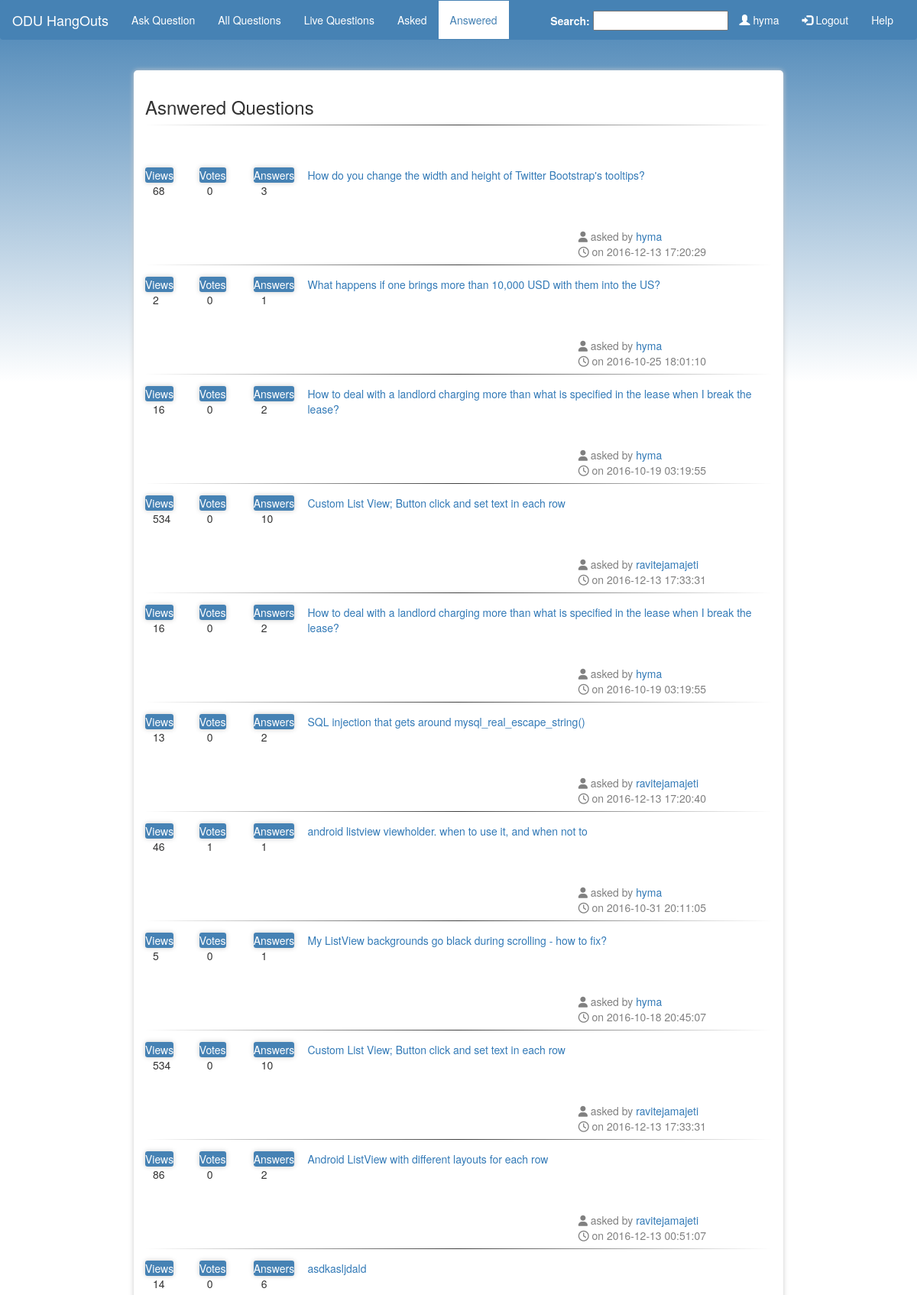
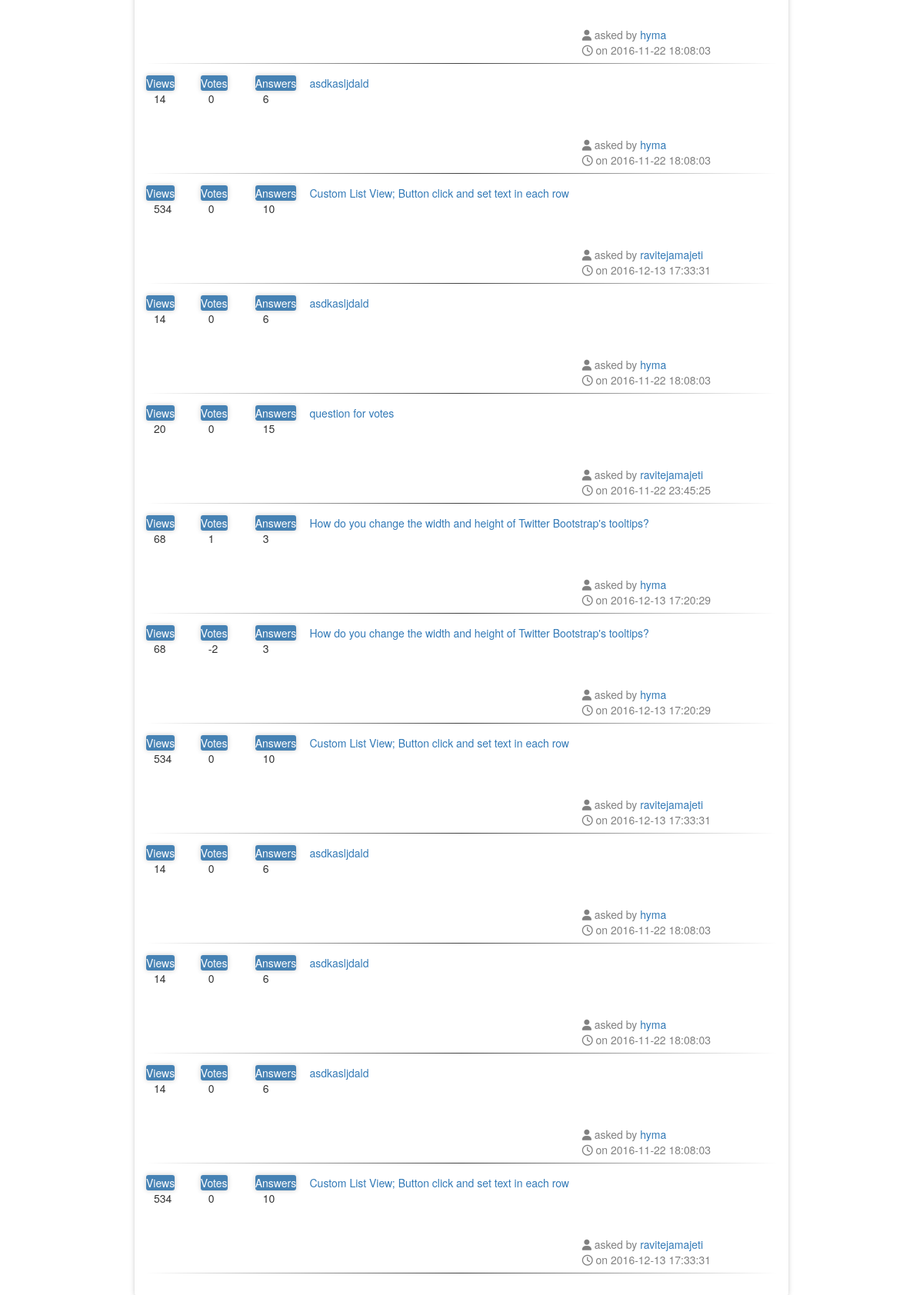
Page /my_answers.php (signed in) on the committed database (2 pictures, top to bottom).
### tables this page shows
CREATE TABLE `answers` (
  `aid` int(20) NOT NULL,
  `qid` int(20) NOT NULL,
  `answered_user` varchar(20) NOT NULL,
  `answer` text NOT NULL,
  `marked` tinyint(1) NOT NULL,
  `a_created` timestamp NOT NULL DEFAULT CURRENT_TIMESTAMP ON UPDATE CURRENT_TIMESTAMP,
  `votes` int(11) NOT NULL DEFAULT '0'
);

CREATE TABLE `questions` (
  `qid` int(20) NOT NULL,
  `qnd_user` varchar(20) NOT NULL,
  `question_title` text NOT NULL,
  `question` longtext NOT NULL,
  `views` int(11) DEFAULT NULL,
  `q_created` timestamp NOT NULL DEFAULT CURRENT_TIMESTAMP,
  `votes` int(11) NOT NULL DEFAULT '0',
  `freeze` tinyint(1) NOT NULL DEFAULT '0',
  `tags` varchar(100) NOT NULL
);

### my_answers.php (the view, shortened to what this page needs)
<html>
    <head>
        <?php include 'header.php' ?>
    </head>
    <body>
        <?php include 'config.php'; include 'db_connect.php'; include 'navbar.php'; ?>
        <div class="container">
            <h3>Asnwered Questions</h3>
            <hr>
            <br><br>
            <?php
                $query = "SELECT * from questions, answers where answers.qid = questions.qid and answered_user = '".mysqli_real_escape_string($link, $_SESSION['username'])."'";
                if($result = mysqli_query($link, $query)) {
                    while($row = mysqli_fetch_array($result)) {
                        $query_answers = "SELECT count(*) from answers where qid = '".$row['qid']."'";
                        $result_answers = mysqli_query($link, $query_answers);
                        $row_answers = mysqli_fetch_array($result_answers);
                ?>
                        <div class='row'>
                        <div class ='col-md-1'>
                        <span style="background-color: #4682B4; color:white; text-align: center;  border-radius: 3px; box-shadow: 0 0 6px #ccc;">Views</span><br>
                        <span style="position:relative; left:10px;"> <?php echo $row['views']; ?></span>
                        </div>
                        <div class ='col-md-1'>
                        <span style="background-color: #4682B4; color:white; text-align: center;  border-radius: 3px; box-shadow: 0 0 6px #ccc;">Votes</span><br>
                        <span style="position:relative; left:10px;"> <?php echo $row['votes']; ?></span>
                        </div>
                        <div class ='col-md-1'>
                        <span style="background-color: #4682B4; color:white; text-align: center;  border-radius: 3px; box-shadow: 0 0 6px #ccc;">Answers</span><br>
                        <span style="position:relative; left:10px;"> <?php echo $row_answers[0]; ?></span>
                        </div>
                        <a href="display_question.php?qid= <?php echo $row['qid']; ?> "rel="tooltip" data-html="true" title = "" onmouseover="answer_tooltip(this.id)" class = "question_hyperlink col-md-9 red-tooltip" id = "<?php echo $row['qid']; ?>" > <?php echo htmlentities($row['question_title']); ?></a>
                        </div>
                        <br><br>
                        <div class="row">
                        <div class="col-sm-4 col-sm-offset-8"><span class="asked_by"><i class="fa fa-user" aria-hidden="true"></i> asked by </span><a href=""> <?php echo $row['qnd_user'];  ?></a></div>
                        </div>
                        <div class="row">
                        <div class="col-sm-4 col-sm-offset-8 asked_by"><span class="asked_by"><i class="fa fa-clock-o" aria-hidden="true"></i> on </span>
                        <?php echo $row['q_created']; ?> </div>
                        </div>
                        <hr>
                    <?php }
                }
            ?>
        </div>
    </body>
</html>

### style.css (style rules this page uses)
body { background:url(bg.jpg),repeating-linear-gradient(steelblue,white); background-size: 6000px 10px,6000px 500px; background-repeat: no-repeat,no-repeat; }
.container { position: relative; top: 20px; border-radius: 5px; box-shadow: 0 0 6px #ccc; padding: 15px 15px 15px 15px; width: 850px; background-color: white; }
hr { margin-top: 0.5em; margin-bottom: 15px; margin-left: auto; margin-right: auto; border: 0; height: 1px; background-image: linear-gradient(to right, rgba(0, 0, 0, 0), rgba(0, 0, 0, 0.75), rgba(0, 0, 0, 0)); }
.asked_by { color: grey; }

### rows in the picture
answers: qid.views "68", votes "0", row_answers "3", qid.question_title "How do you change the width and height of Twitter Bootstrap's tooltips?", qid.qnd_user "hyma", qid.q_created "2016-12-13 17:20:29"
answers: qid.views "2", votes "0", row_answers "1", qid.question_title "What happens if one brings more than 10,000 USD with them into the US?", qid.qnd_user "hyma", qid.q_created "2016-10-25 18:01:10"
answers: qid.views "16", votes "0", row_answers "2", qid.question_title "How to deal with a landlord charging more than what is specified in the lease when I break the lease?", qid.qnd_user "hyma", qid.q_created "2016-10-19 03:19:55"
answers: qid.views "534", votes "0", row_answers "10", qid.question_title "Custom List View; Button click and set text in each row", qid.qnd_user "ravitejamajeti", qid.q_created "2016-12-13 17:33:31"
answers: qid.views "16", votes "0", row_answers "2", qid.question_title "How to deal with a landlord charging more than what is specified in the lease when I break the lease?", qid.qnd_user "hyma", qid.q_created "2016-10-19 03:19:55"
answers: qid.views "13", votes "0", row_answers "2", qid.question_title "SQL injection that gets around mysql_real_escape_string()", qid.qnd_user "ravitejamajeti", qid.q_created "2016-12-13 17:20:40"
answers: qid.views "46", votes "1", row_answers "1", qid.question_title "android listview viewholder. when to use it, and when not to", qid.qnd_user "hyma", qid.q_created "2016-10-31 20:11:05"
answers: qid.views "5", votes "0", row_answers "1", qid.question_title "My ListView backgrounds go black during scrolling - how to fix?", qid.qnd_user "hyma", qid.q_created "2016-10-18 20:45:07"
answers: qid.views "534", votes "0", row_answers "10", qid.question_title "Custom List View; Button click and set text in each row", qid.qnd_user "ravitejamajeti", qid.q_created "2016-12-13 17:33:31"
answers: qid.views "86", votes "0", row_answers "2", qid.question_title "Android ListView with different layouts for each row", qid.qnd_user "ravitejamajeti", qid.q_created "2016-12-13 00:51:07"
answers: qid.views "14", votes "0", row_answers "6", qid.question_title "asdkasljdald", qid.qnd_user "hyma", qid.q_created "2016-11-22 18:08:03"
answers: qid.views "14", votes "0", row_answers "6", qid.question_title "asdkasljdald", qid.qnd_user "hyma", qid.q_created "2016-11-22 18:08:03"
answers: qid.views "534", votes "0", row_answers "10", qid.question_title "Custom List View; Button click and set text in each row", qid.qnd_user "ravitejamajeti", qid.q_created "2016-12-13 17:33:31"
answers: qid.views "14", votes "0", row_answers "6", qid.question_title "asdkasljdald", qid.qnd_user "hyma", qid.q_created "2016-11-22 18:08:03"
answers: qid.views "20", votes "0", row_answers "15", qid.question_title "question for votes", qid.qnd_user "ravitejamajeti", qid.q_created "2016-11-22 23:45:25"
answers: qid.views "68", votes "1", row_answers "3", qid.question_title "How do you change the width and height of Twitter Bootstrap's tooltips?", qid.qnd_user "hyma", qid.q_created "2016-12-13 17:20:29"
answers: qid.views "68", votes "-2", row_answers "3", qid.question_title "How do you change the width and height of Twitter Bootstrap's tooltips?", qid.qnd_user "hyma", qid.q_created "2016-12-13 17:20:29"
answers: qid.views "534", votes "0", row_answers "10", qid.question_title "Custom List View; Button click and set text in each row", qid.qnd_user "ravitejamajeti", qid.q_created "2016-12-13 17:33:31"
answers: qid.views "14", votes "0", row_answers "6", qid.question_title "asdkasljdald", qid.qnd_user "hyma", qid.q_created "2016-11-22 18:08:03"
answers: qid.views "14", votes "0", row_answers "6", qid.question_title "asdkasljdald", qid.qnd_user "hyma", qid.q_created "2016-11-22 18:08:03"
answers: qid.views "14", votes "0", row_answers "6", qid.question_title "asdkasljdald", qid.qnd_user "hyma", qid.q_created "2016-11-22 18:08:03"
answers: qid.views "534", votes "0", row_answers "10", qid.question_title "Custom List View; Button click and set text in each row", qid.qnd_user "ravitejamajeti", qid.q_created "2016-12-13 17:33:31"

### other values in the picture
$_SESSION['username'] "hyma"
